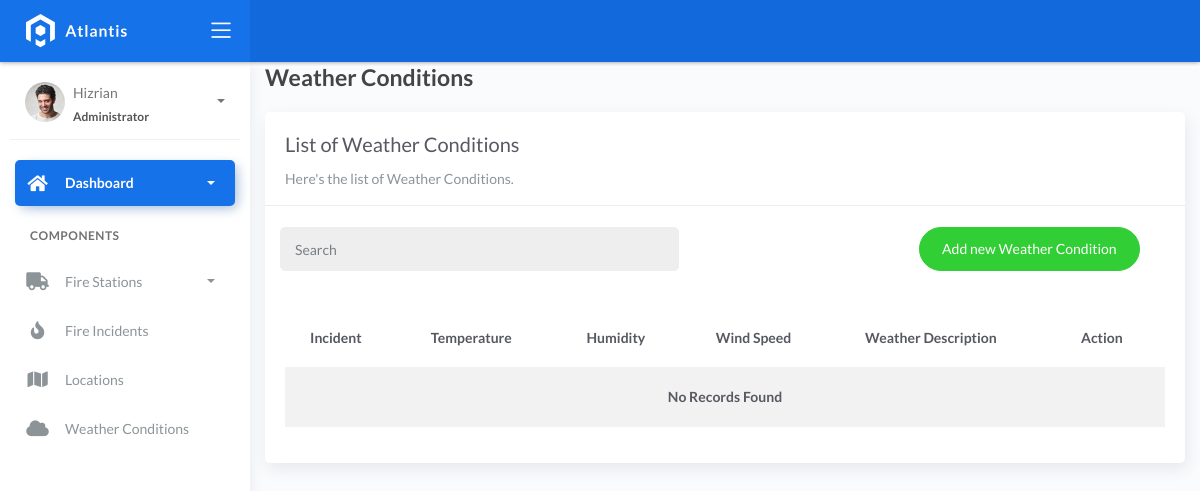
Before: /weathercondition/ with the older database file.
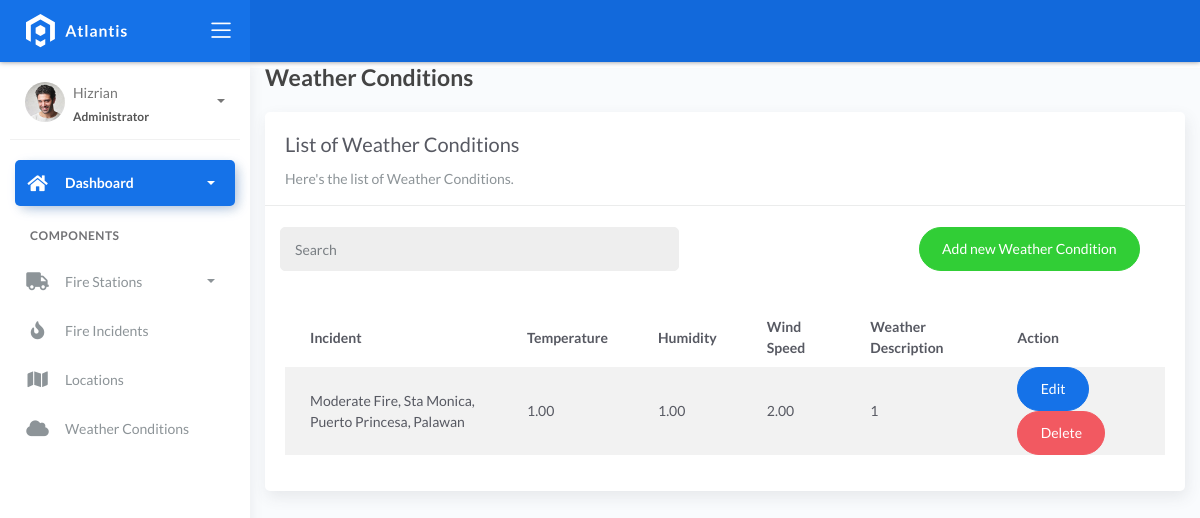
After: the same page with the newer database file.
### fire/models.py (models this page shows)
class BaseModel(models.Model):
    created_at = models.DateTimeField(auto_now_add=True, db_index=True)
    updated_at = models.DateTimeField(auto_now=True)
    class Meta:
        abstract = True

class WeatherConditions(BaseModel):
    incident = models.ForeignKey(Incident, on_delete=models.CASCADE)
    temperature = models.DecimalField(max_digits=10, decimal_places=2)
    humidity = models.DecimalField(max_digits=10, decimal_places=2)
    wind_speed = models.DecimalField(max_digits=10, decimal_places=2)
    weather_description = models.CharField(max_length=150)

class Incident(BaseModel):
    SEVERITY_CHOICES = (
        ('Minor Fire', 'Minor Fire'),
        ('Moderate Fire', 'Moderate Fire'),
        ('Major Fire', 'Major Fire'),
    )
    location = models.ForeignKey(Locations, on_delete=models.CASCADE)
    date_time = models.DateTimeField(blank=True, null=True)
    severity_level = models.CharField(max_length=45, choices=SEVERITY_CHOICES)
    description = models.CharField(max_length=250)
    def __str__(self):
        return f"{self.severity_level}, {self.location}"

class Locations(BaseModel):
    name = models.CharField(max_length=150)
    latitude = models.DecimalField(
        max_digits=22, decimal_places=6, null=True, blank=True)
    longitude = models.DecimalField(
        max_digits=22, decimal_places=6, null=True, blank=True)
    address = models.CharField(max_length=150)
    city = models.CharField(max_length=150)  # can be in separate table
    country = models.CharField(max_length=150)  # can be in separate table
    def __str__(self):
        return self.address

### fire/views.py (the view)
# urls.py: path('weathercondition/', WeatherConditionListView.as_view(), name='weather'),
class WeatherConditionListView(ListView):
    model = WeatherConditions
    template_name = 'weather_condition_list.html'
    context_object_name = 'weather'
    paginate_by = 5
    def get_queryset(self):
        queryset = super().get_queryset()
        query = self.request.GET.get('q')
        if query:
            queryset = queryset.filter(Q(incident__description__icontains=query) | Q(temperature__icontains=query) |Q(humidity__icontains=query) |Q(wind_speed__icontains=query) |Q(weather_description__icontains=query))
        return queryset.order_by('id')

### templates/weather_condition_list.html (shortened to what this page needs)
{% extends 'base.html' %}
{% load static %}
{% block content %}
<link rel="stylesheet" href="https://unpkg.com/leaflet@1.7.1/dist/leaflet.css" />
  <div class="content">
    <div class="container-fluid">
      <h4 class="page-title">Weather Conditions</h4>
      <div class="row">
        <div class="col-md-12">
          <div class="card">
            <div class="card-header">
              <div class="card-title">List of Weather Conditions</div>
              <div class="card-category">Here's the list of Weather Conditions.</div>
            </div>
            <br />
                <div class="col-md-12 row">
                <div class="col-md-6">
                    <form class="navbar-left navbar-form nav-search mr-md-3" action="#">
                    <div class="input-group">
                        <input type="text" placeholder="Search" class="form-control" name="q" />
                        <div class="input-group-append">
                        <span class="input-group-text">
                        </span>
                        </div>
                    </div>
                    </form>
                </div>
                <div class="col-md-6">
                    <div class="pull-right">
                    <a href="{% url 'weather-add' %}" class="btn btn-success btn-rounded">Add new Weather Condition</a>
                    </div>
                </div>
                </div>
            <div class="card-body">
              <table class="table table-striped mt-3">
                <thead>
                  <tr>
                    <th scope="col">Incident</th>
                    <th scope="col">Temperature</th>
                    <th scope="col">Humidity</th>
                    <th scope="col">Wind Speed</th>
                    <th scope="col">Weather Description</th>
                    <th scope="col">Action</th>
                  </tr>
                </thead>
                <tbody>
                  {% for object in object_list %}
                    <tr>
                      <td>{{ object.incident }}</td>
                      <td>{{ object.temperature }}</td>
                      <td>{{ object.humidity }}</td>
                      <td>{{ object.wind_speed }}</td>
                      <td>{{ object.weather_description }}</td>
                      <td>
                        <a href="{% url 'weather-edit' object.pk %}" class="btn btn-primary btn-rounded">Edit</a>
                        <a href="{% url 'weather-delete' object.pk %}" class="btn btn-danger btn-rounded">Delete</a>
                    </td>
                    </tr>
                    {% empty %}
                    <tr>
                      <td colspan="7" style="text-align: center">
                        <p class="text-sm font-weight-bold mb-0">No Records Found</p>
                      </td>
                    </tr>
                  {% endfor %}
                </tbody>
              </table>
            </div>
          </div>
        </div>
      </div>
    </div>
  </div>
{% endblock %}

Changed rows visible on the page:
added WeatherConditions: incident "Moderate Fire, Sta Monica, Puerto Princesa, Palawan", temperature "1.00", humidity "1.00", wind_speed "2.00", weather_description "1"
Other visible differences:
text no longer shown: "No Records Found"
